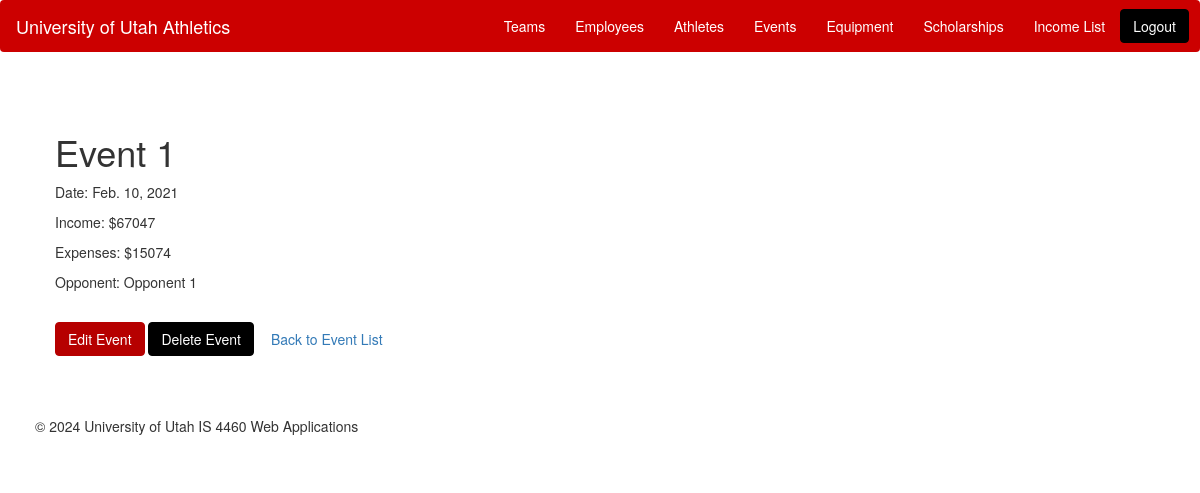
/athletics/event/details/1/, run on the app's committed database.
### athletics/models.py (models this page shows)
class Event(models.Model):
    event_id = models.AutoField(primary_key=True)
    name = models.CharField(max_length=50)
    team = models.ForeignKey(Team, on_delete=models.CASCADE)
    income = models.IntegerField()
    date = models.DateField()
    expenses = models.IntegerField()
    opponent = models.CharField(max_length=255)

### athletics/views.py (the view)
# urls.py: path('event/details/<int:pk>/', views.EventDetails.as_view(), name='event-details'),
class EventDetails(DetailView):
    model = Event
    template_name = 'event_details.html'

### athletics/templates/event_details.html (shortened to what this page needs)
{% extends 'base.html' %}
{% block content %}
<div class="container">
    <div class="row">
        <div class="col-md-6 offset-md-3">
            <h1 class="mt-4">{{ object.name }}</h1>
            <p>Date: {{ object.date }}</p>
            <p>Income: ${{ object.income }}</p>
            <p>Expenses: ${{ object.expenses }}</p>
            <p>Opponent: {{ object.opponent }}</p>
            <br>
            <a href="{% url 'event-edit' object.pk %}" class="btn btn-primary">Edit Event</a>
            <a href="{% url 'event-delete' object.pk %}" class="btn btn-danger">Delete Event</a>
            <a href="{% url 'event-list' %}" class="btn btn-secondary">Back to Event List</a>
        </div>
    </div>
</div>
{% endblock %}

### athletics/static/css/styles.css (style rules this page uses)
body { background-color: #FFFFFF; }
.container { padding: 20px; }
.btn-primary { color: #fff; background-color: #B60000; border-color: #B60000; }
.btn-danger { color: #fff; background-color: #000; border-color: #000; }

### data on the page
Event: name "Event 1", date "Feb. 10, 2021", income "67047", expenses "15074", opponent "Opponent 1"
